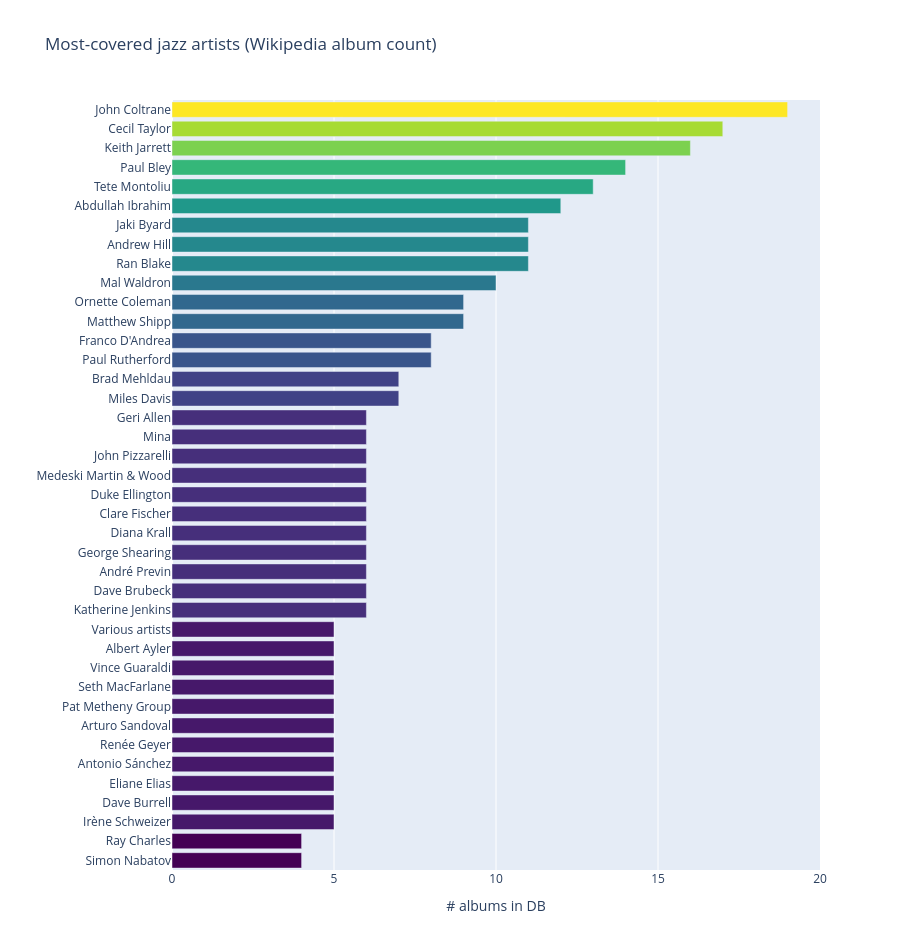

Notebook source saved alongside this figure:
### Markdown cell above
---
## 2  Artist Popularity

Popularity proxy: **album count** (# dedicated Wikipedia album pages per artist).  
Also covers birth/death decade distributions, instruments, and top labels.

### Code cell
# ── most-albumed artists ───────────────────────────────────────────────────
album_counts = (
    albums["artist"]
    .dropna()
    .str.strip()
    .value_counts()
    .reset_index()
    .rename(columns={"artist": "artist", "count": "n_albums"})
    .head(40)
)

fig = px.bar(
    album_counts,
    x="n_albums", y="artist",
    orientation="h",
    title="Most-covered jazz artists (Wikipedia album count)",
    labels={"n_albums": "# albums in DB", "artist": ""},
    color="n_albums",
    color_continuous_scale="Viridis",
    width=900, height=950,
)
fig.update_layout(coloraxis_showscale=False, yaxis_autorange="reversed")
fig.show()

### Figure 1 — Plotly figure (JSON) as saved in the notebook; plotly's stock layout.template omitted (floating-point values rounded to 4 significant figures)
{"data": [{"hovertemplate": "# albums in DB=%{marker.color}<br>=%{y}<extra></extra>", "legendgroup": "", "marker": {"color": [19, 17, 16, 14, 13, 12, 11, 11, 11, 10, 9, 9, 8, 8, 7, 7, 6, 6, 6, 6, 6, 6, 6, 6, 6, 6, 6, 5, 5, 5, 5, 5, 5, 5, 5, 5, 5, 5, 4, 4], "coloraxis": "coloraxis", "pattern": {"shape": ""}}, "name": "", "orientation": "h", "showlegend": false, "textposition": "auto", "type": "bar", "x": [19, 17, 16, 14, 13, 12, 11, 11, 11, 10, 9, 9, 8, 8, 7, 7, 6, 6, 6, 6, 6, 6, 6, 6, 6, 6, 6, 5, 5, 5, 5, 5, 5, 5, 5, 5, 5, 5, 4, 4], "xaxis": "x", "y": ["John Coltrane", "Cecil Taylor", "Keith Jarrett", "Paul Bley", "Tete Montoliu", "Abdullah Ibrahim", "Jaki Byard", "Andrew Hill", "Ran Blake", "Mal Waldron", "Ornette Coleman", "Matthew Shipp", "Franco D'Andrea", "Paul Rutherford", "Brad Mehldau", "Miles Davis", "Geri Allen", "Mina", "John Pizzarelli", "Medeski Martin & Wood", "Duke Ellington", "Clare Fischer", "Diana Krall", "George Shearing", "André Previn", "Dave Brubeck", "Katherine Jenkins", "Various artists", "Albert Ayler", "Vince Guaraldi", "Seth MacFarlane", "Pat Metheny Group", "Arturo Sandoval", "Renée Geyer", "Antonio Sánchez", "Eliane Elias", "Dave Burrell", "Irène Schweizer", "Ray Charles", "Simon Nabatov"], "yaxis": "y"}], "layout": {"barmode": "relative", "coloraxis": {"colorbar": {"title": {"text": "# albums in DB"}}, "colorscale": [[0, "#440154"], [0.1111, "#482878"], [0.2222, "#3e4989"], [0.3333, "#31688e"], [0.4444, "#26828e"], [0.5556, "#1f9e89"], [0.6667, "#35b779"], [0.7778, "#6ece58"], [0.8889, "#b5de2b"], [1, "#fde725"]], "showscale": false}, "height": 950, "legend": {"tracegroupgap": 0}, "title": {"text": "Most-covered jazz artists (Wikipedia album count)"}, "width": 900, "xaxis": {"anchor": "y", "domain": [0, 1], "title": {"text": "# albums in DB"}}, "yaxis": {"anchor": "x", "autorange": "reversed", "domain": [0, 1], "title": {"text": ""}}}}
